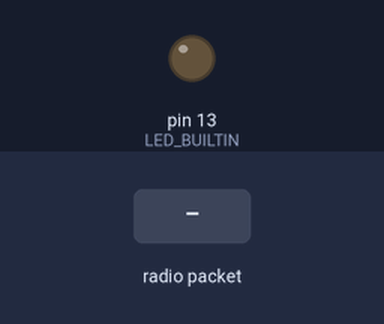
A sketch run on a simulated Arduino Uno, built with avr-gcc and run on an emulated ATmega328P. On the bench: output pins drawn as LEDs (lit = HIGH). Inputs (shaded band) come from the test bench. No radio packets arrive unless stated; pins used as bus, display or sensor lines are not drawn.

Above: at 1.2 s.
1.3 s: radio packet "1" arrives
At 1.7 s:
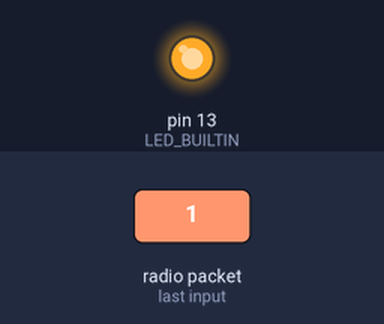
Timing chart, 0 to 4.3 s (numbered marks = the images above; inputs shaded):
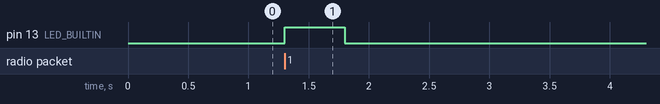

The sketch:

receiver.ino
```cpp
#include <RH_ASK.h>
#include <SPI.h> // Not actualy used but needed to compile
#define GND 2
#define VCC 5
RH_ASK driver (2000, 2, 0, 1);

void setup()
{
  pinMode (GND, OUTPUT);
  pinMode (VCC, OUTPUT);
  pinMode(LED_BUILTIN, OUTPUT);
  digitalWrite (VCC, HIGH);
  digitalWrite (GND, LOW);
  digitalWrite(LED_BUILTIN, LOW);
  Serial.begin(9600);  // Debugging only
  if (!driver.init())
    Serial.println("init failed");
}

void loop()
{
  uint8_t buf[RH_ASK_MAX_MESSAGE_LEN];
  uint8_t buflen = sizeof(buf);
  if (driver.recv(buf, &buflen)) // Non-blocking
  {
    digitalWrite(LED_BUILTIN, HIGH);
    //int i;
    // Message with a good checksum received, dump it.
    driver.printBuffer("Got: ", buf, buflen);
    delay(500);
    digitalWrite(LED_BUILTIN, LOW);
  }
  else {

  }
}
```

Measured:
- after the input at 1.3 s, pin 13 (LED_BUILTIN): LOW → HIGH at once, → LOW 0.50 s later
